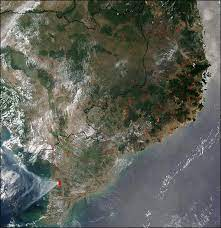
#> input picture forest_stallite.jfif, 221 x 228 px
$ python 'gabor dashboard.py'   (older library calls are emulated)
#> lines starting #> are read from the running program, lines starting #| are printed output that depends on the picture
#https://github.com/intsynko/gabor_dashboard/blob/main/gabor_dashboard.py

import cv2
import numpy as np
import matplotlib.pyplot as plt
from matplotlib.widgets import Slider, Button


# read img and set gray color
img = cv2.imread('forest_stallite.jfif')
#> img is the input picture: shape (228, 221, 3); mean B, G, R 88.8, 97.3, 94.7
img = cv2.cvtColor(img, cv2.COLOR_BGR2GRAY)
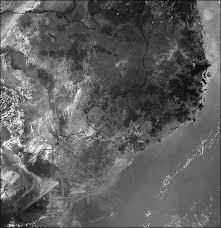
#> img: shape (228, 221); min 1, max 255, mean 95.5


# dashboard settings
fig, (ax, ax_2) = plt.subplots(1, 2)
plt.subplots_adjust(left=0.25, bottom=0.45)

# create slider spaces
axcolor = 'lightgoldenrodyellow'
ax_sliders = [plt.axes([0.25, 0.1 + 0.05 * i, 0.65, 0.03], facecolor=axcolor) for i in range(6)]

# define parameter sliders
ksize = Slider(ax_sliders[0], 'ksize', 1, 40, valinit=21, valstep=1)
sigma = Slider(ax_sliders[1], 'sigma', 0.1, 20.0, valinit=8, valstep=0.1)
lambd = Slider(ax_sliders[2], 'lambd', 0.1, 20.0, valinit=10, valstep=0.1)
gamma = Slider(ax_sliders[3], 'gamma', 0.1, 1, valinit=0.5, valstep=0.05)
psi = Slider(ax_sliders[4], 'psi', -10, 10, valinit=0, valstep=1)
theta = Slider(ax_sliders[5], 'theta', -5, 5, valinit=0, valstep=0.1)

sliders = [ksize, sigma, lambd, gamma, psi, theta]


def update(val):
    # on slider update recalculate gabor kernel
    g_kernel = cv2.getGaborKernel(ksize=(ksize.val, ksize.val),
                                  sigma=sigma.val,
                                  theta=np.pi / 4 * theta.val,
                                  lambd=lambd.val,
                                  gamma=gamma.val,
                                  psi=psi.val,
                                  ktype=cv2.CV_32F)
    # recalculate img result
    res = cv2.filter2D(img, cv2.CV_8UC3, g_kernel)

    # show new img and gabor kernel
    ax.imshow(res, interpolation="nearest", cmap='gray')
    ax.set_title('gabor result on img', fontsize=10)
    ax_2.imshow(g_kernel, interpolation="nearest", cmap='gray')
    ax_2.set_title('g_kernel', fontsize=10)


for i in sliders:
    i.on_changed(update)

update(None)
#> in update, `res = cv2.filter2D(img, cv2.CV_8UC3, g_kernel)`:
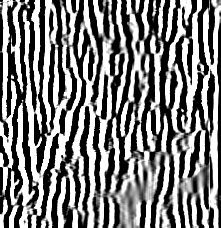
#> res: shape (228, 221); min 0, max 255, mean 124.9

resetax = plt.axes([0.8, 0.025, 0.1, 0.04])
button = Button(resetax, 'Reset', color=axcolor, hovercolor='0.975')


def reset(event):
    for slider in sliders:
        slider.reset()


button.on_clicked(reset)
plt.show()
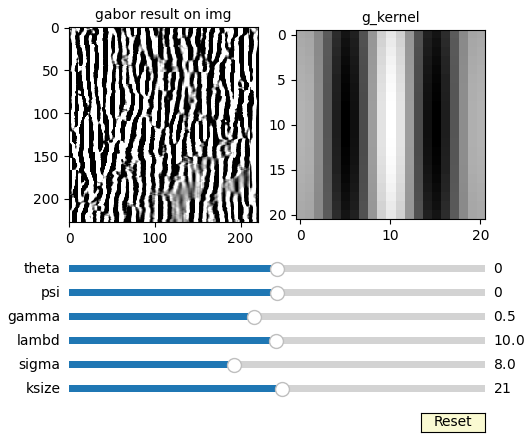
#> figure drawn by matplotlib, 8 panels
